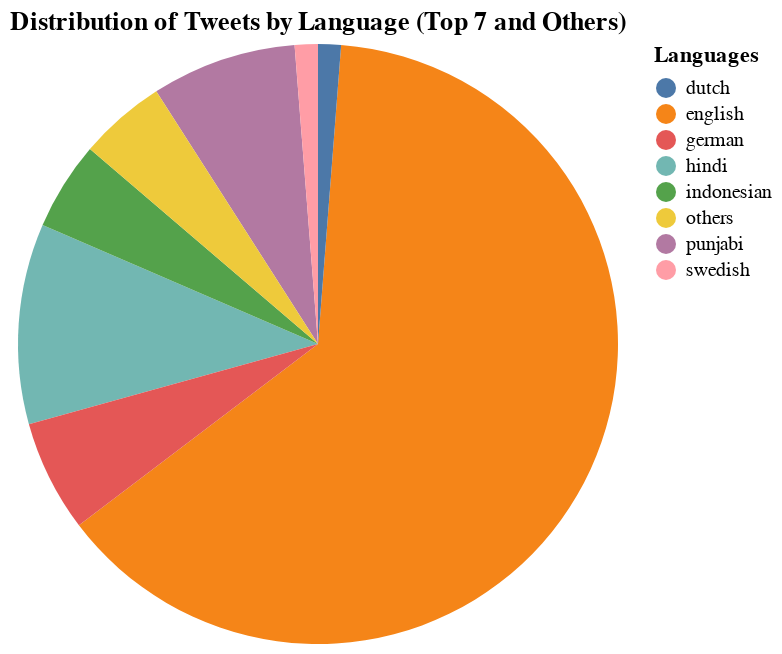

The code cell stored with this chart in its notebook:
### Code cell
df['language'] = df['language'].map(lang_map).fillna(df['language'])
# Get the count of tweets per language
language_counts = df['language'].value_counts().reset_index()
language_counts.columns = ['language', 'count']

# Get the top 7 languages
top_7_languages = language_counts.nlargest(7, 'count')
others_count = language_counts['count'].sum() - top_7_languages['count'].sum()
others_df = pd.DataFrame([{'language': 'others', 'count': others_count}])
top_7_languages = pd.concat([top_7_languages, others_df], ignore_index=True)


pie_chart = alt.Chart(top_7_languages).mark_arc().encode(
    theta=alt.Theta(field="count", type="quantitative"),
    color=alt.Color(field="language", type="nominal", legend=alt.Legend(title="Languages")),
    tooltip=[alt.Tooltip('language', title='Language'), alt.Tooltip('count', title='Number of Tweets')]
).properties(
    title='Distribution of Tweets by Language (Top 7 and Others)'
)

pie_chart

### Figure 1 — Vega specification as saved in the notebook (floating-point values rounded to 4 significant figures)
{"$schema": "https://vega.github.io/schema/vega/v5.json", "data": [{"name": "source_0", "values": [{"count": 74490, "count_end": 75930.0, "count_start": 1444.0, "language": "english"}, {"count": 12674, "count_end": 95670.0, "count_start": 83000.0, "language": "hindi"}, {"count": 9177, "count_end": 115900.0, "count_start": 106800.0, "language": "punjabi"}, {"count": 7063, "count_end": 83000.0, "count_start": 75930.0, "language": "german"}, {"count": 5598, "count_end": 101300.0, "count_start": 95670.0, "language": "indonesian"}, {"count": 1463, "count_end": 117400.0, "count_start": 115900.0, "language": "swedish"}, {"count": 1444, "count_end": 1444.0, "count_start": 0.0, "language": "dutch"}, {"count": 5496, "count_end": 106800.0, "count_start": 101300.0, "language": "others"}]}, {"name": "source_0_color_domain_language", "values": [{"language": "english"}, {"language": "hindi"}, {"language": "punjabi"}, {"language": "german"}, {"language": "indonesian"}, {"language": "swedish"}, {"language": "dutch"}, {"language": "others"}]}], "marks": [{"type": "arc", "name": "marks", "from": {"data": "source_0"}, "encode": {"update": {"startAngle": {"field": "count_end", "scale": "theta"}, "innerRadius": {"value": 0}, "endAngle": {"field": "count_start", "scale": "theta"}, "tooltip": {"signal": "{\"Language\": isValid(datum[\"language\"]) ? datum[\"language\"] : \"\"+datum[\"language\"], \"Number of Tweets\": format(datum[\"count\"], \"\")}"}, "x": {"signal": "width", "mult": 0.5}, "outerRadius": {"signal": "min(width,height)/2"}, "y": {"signal": "height", "mult": 0.5}, "fill": {"field": "language", "scale": "color"}}}, "style": ["arc"]}], "scales": [{"name": "theta", "type": "linear", "domain": {"data": "source_0", "fields": ["count_start", "count_end"]}, "range": [0, 6.283], "zero": true}, {"name": "color", "type": "ordinal", "domain": {"data": "source_0_color_domain_language", "field": "language", "sort": true}, "range": "category"}], "title": {"text": "Distribution of Tweets by Language (Top 7 and Others)", "frame": "group"}, "width": 300, "height": 300, "padding": 5, "background": "white", "style": "view", "legends": [{"title": "Languages", "fill": "color", "symbolType": "circle"}]}
